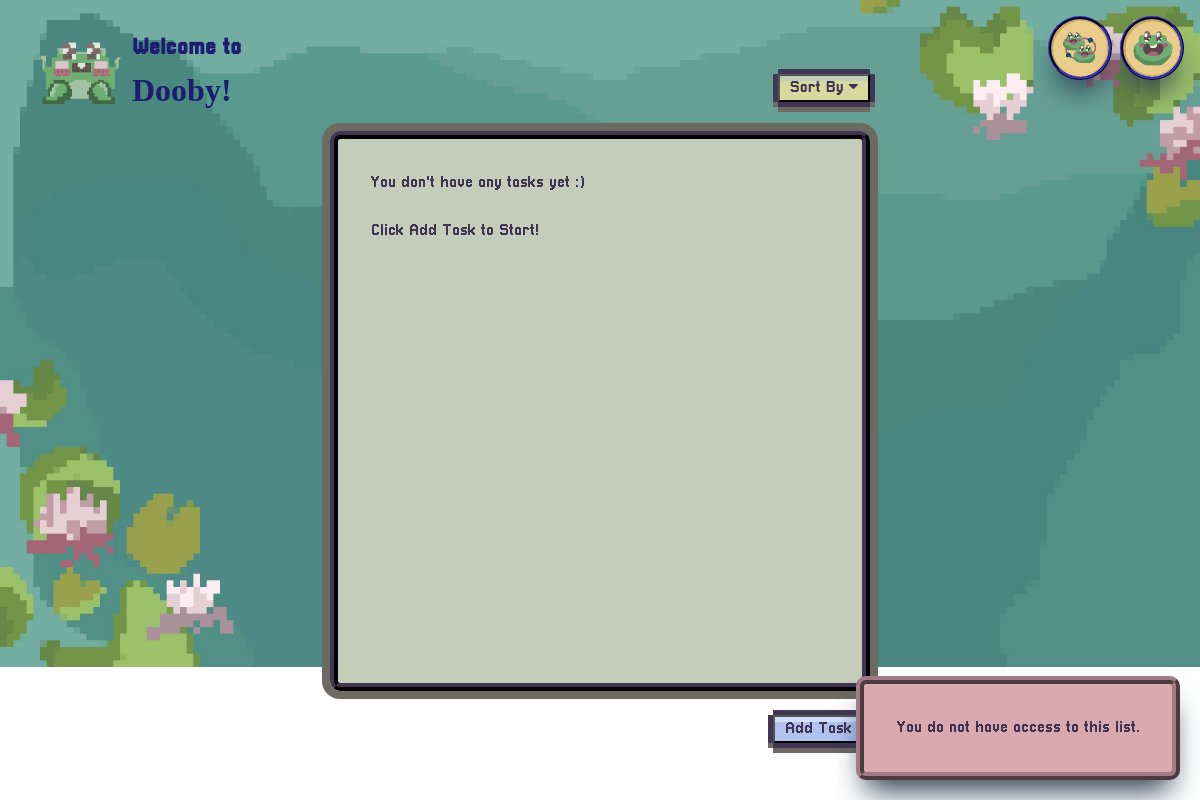
The page /?list_id=4 (signed in) on the database as committed earlier.
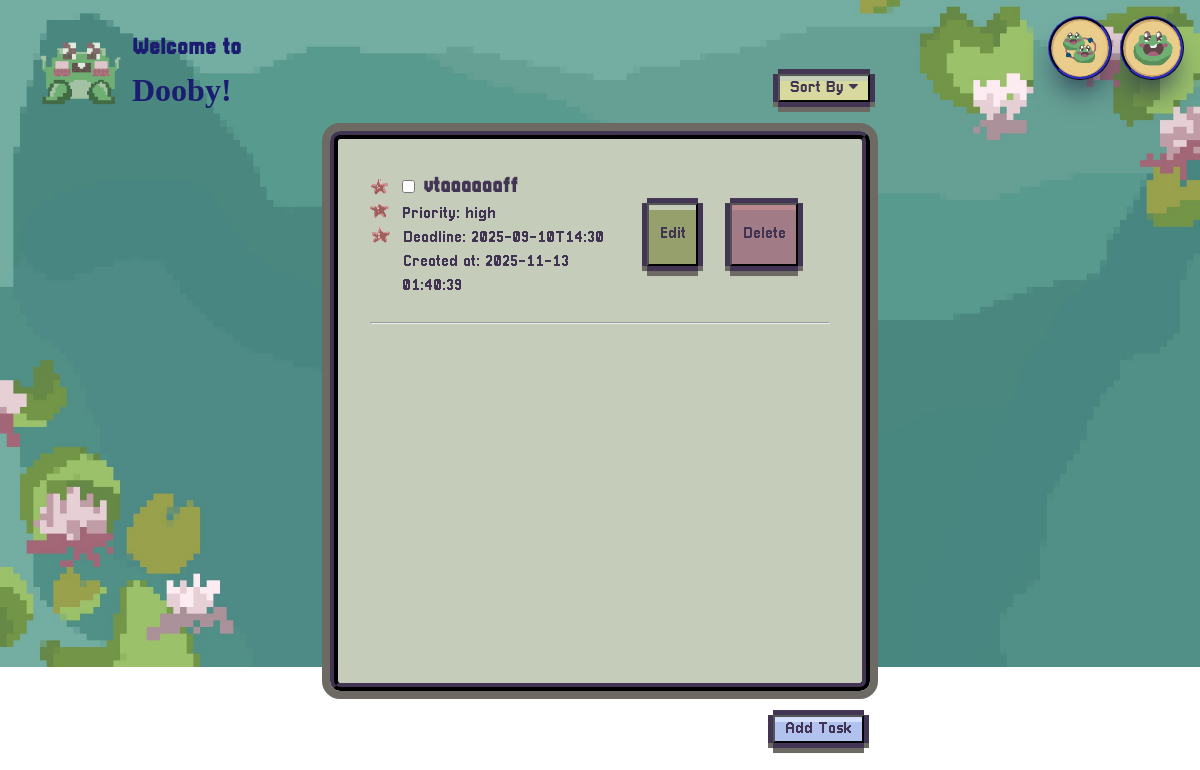
The same page on the database as committed later.
### tables this page shows
CREATE TABLE tasks (
            task_id INTEGER PRIMARY KEY,
            task_name TEXT NOT NULL,
            isChecked BIT DEFAULT 0,
            priority TEXT NOT NULL,
            deadline DATETIME NOT NULL, 
            created_at TIMESTAMP DEFAULT (datetime('now', 'localtime')),
            list_id INTEGER,
            is_deleted BIT DEFAULT 0,
            FOREIGN KEY (list_id) REFERENCES lists (list_id)
        );

### App.py (the view)
@app.route('/')
def index():
    if 'user_id' not in session:
        flash("Please login to add tasks.")
        return redirect(url_for('login'))
    user_id = session['user_id']
    sort = request.args.get("sort", "created_at")
    order = request.args.get("order", "desc")
    list_id = request.args.get("list_id")
    if list_id:
        try:
            list_id = int(list_id)
        except ValueError:
            flash("Invalid list selected.")
            return redirect(url_for('index'))  # safer to redirect to a create list page
    else:
        list_id = get_default_list_id(user_id)
    if not list_id:
        flash("No list available. Please create a list first.")
        return render_template("index.html", tasks=[], lists=[], current_list_id=None, name=session['name'], email=session['email'])
    try:
        tasks = get_tasks(list_id, sort, order)
    except PermissionError:
        flash("You do not have access to this list.")
        tasks = []  # show empty tasks instead of redirecting
    conn = sqlite3.connect(DB_path)
    cursor = conn.cursor()
    cursor.execute('''
        SELECT l.list_id, l.list_name, u.name AS owner_name
        FROM lists l
        JOIN users u ON l.owner_id = u.user_id
        LEFT JOIN list_collaborators lc ON l.list_id = lc.list_id
        WHERE l.owner_id = ? OR lc.user_id = ?
    ''', (user_id, user_id))
    lists = cursor.fetchall()
    conn.close()
    return render_template("index.html", tasks=tasks, lists=lists, current_list_id=int(list_id), name=session['name'], email=session['email'])

### App.py (called while the page is built)
@app.after_request
def add_header(response):
    response = make_response(response)
    response.headers['Cache-Control'] = 'no-cache, no-store, must-revalidate, max-age=0'
    response.headers['Pragma'] = 'no-cache'
    response.headers['Expires'] = '0'
    return response

### templates/index.html (shortened to what this page needs)
{% extends 'base.html' %}
{% block styles %}
    {{ super() }}
{% endblock %}
{% block body %}
<section class="hero-section" id="hero">
    <div class="welcome">
        <img src="../static/images/frogart_small.gif" alt="frogart_small">
        <h1>Welcome to<br><span>Dooby!</span></h1>
    </div>
    <div class="header">
        <p><a href="{{ url_for('collaboration') }}"><img src="../static/images/collab.png" class="collab-link"></a>
        <div class="dropdown-profile">
            <img src="../static/images/profile.png" class="profileBtn">
        </div>
    </div>
    <div class="task-body">
        <div class="task-header">
            <div class="dropdown">
                <button class="btn sort-btn">Sort By <i class="fa fa-caret-down"></i></button>
            </div>
        </div>
        <div class="tasks-container" id="tasks-container">
            <ul class="tasks-list">
                {% if tasks|length == 0 %}
                    <p>You don't have any tasks yet :)</p><br>
                    <p>Click Add Task to Start!</p>
                {% else %}
                    {% for task in tasks %}
                        <li class="{{task[3]}}">
                            <div class="task-item">
                                <div class="task-box-list">
                                    <input type="checkbox" class="checkbox" data-taskid="{{task[0]}}" onchange="toggleTask(this.dataset.taskid, this.checked)" {% if task[2] == 1 %} checked {% endif %}>
                                    <p> {{task[1]}}</p><br>
                                </div>
                                <span>Priority: {{task[3]}}<br>Deadline: {{task[4]}}<br>Created at: {{task[5]}}</span>
                            </div>
                            <div class="update-btns">
                                <button class="btn edit-btn" data-taskid="{{task[0]}}" data-taskname="{{task[1]}}" data-priority="{{task[3]}}" data-deadline="{{task[4]}}">Edit</button>
                                <button class="btn delete-btn" data-taskid="{{task[0]}}">Delete</button>
                            </div>
                        </li><br>
                        <hr class="horizontal"><br>
                    {% endfor %}
                {% endif %}
            </ul>
        </div>
        <div class="task-add-body">
            <button id="open-task-btn" class="btn open-btn">Add Task</button>
        </div>
    </div>
</section>
{% endblock %}

Rows that differ between the two databases and show on the page:
added tasks: task_name "vtaaaaaaff", priority "high", deadline "2025-09-10T14:30", created_at "2025-11-13 01:40:39"
Other text that changed with them:
list line gone: "You do not have access to this list."
text no longer shown: "You don't have any tasks yet :) Click Add Task to Start!"
